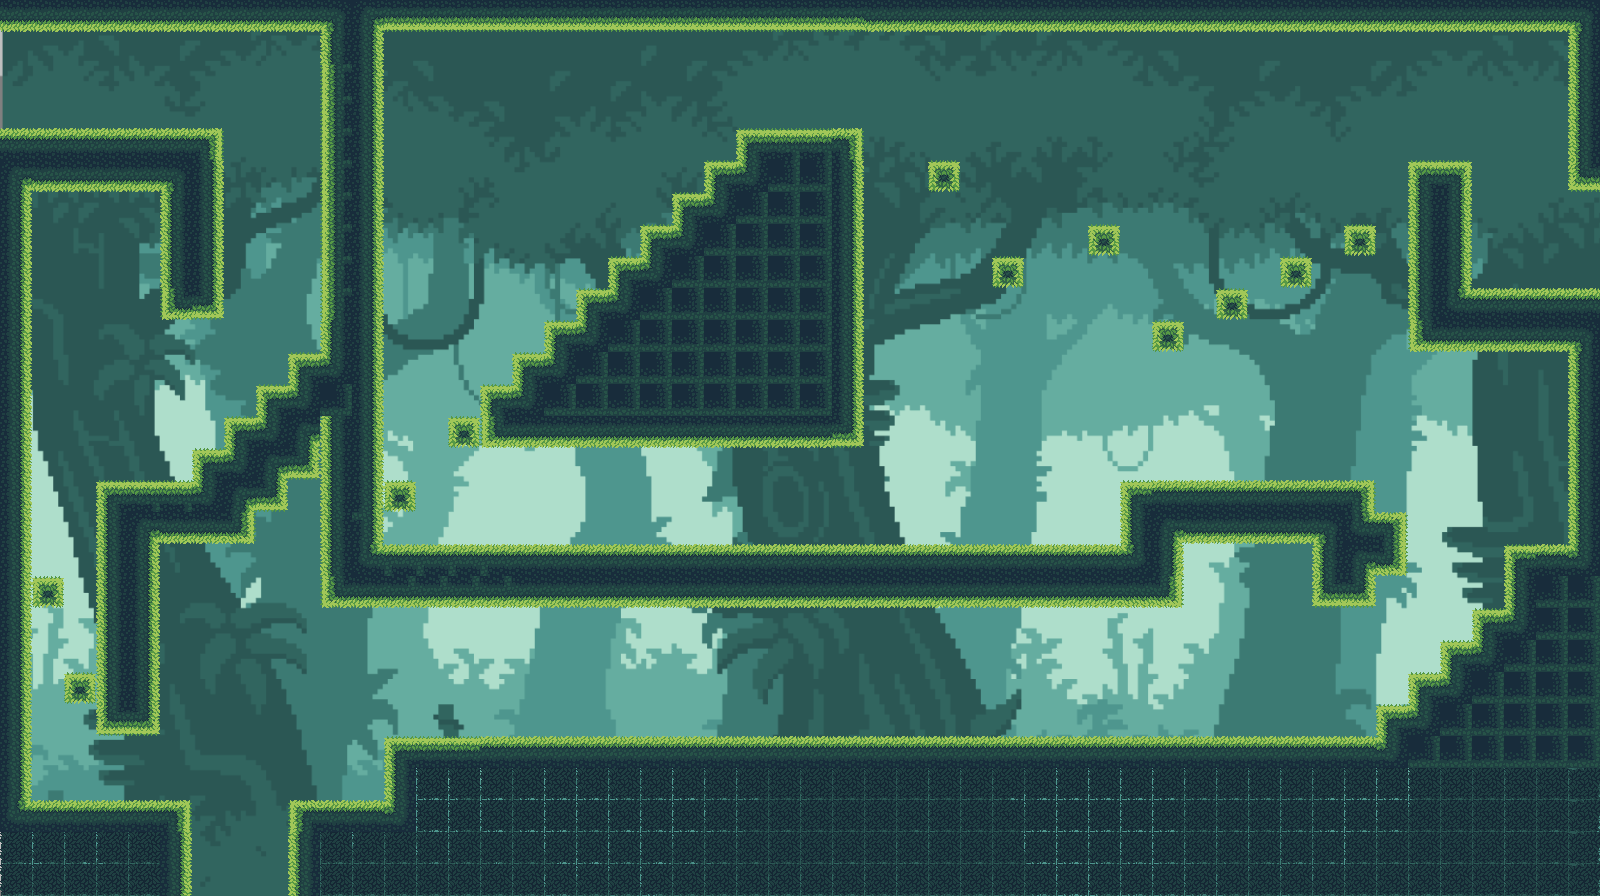

Rendered tile map (Tiled .tmx) drawn with the repository's tilesets; below, a short description and the map source with its tile grids summarised:
An orthogonal 50x28 tile map with 32x32 px tiles, 2 tile layers (fond, obstacles), 2 tilesets.

<map version="1.5" tiledversion="1.7.2" orientation="orthogonal" renderorder="right-down" width="50" height="28" tilewidth="32" tileheight="32" infinite="0" nextlayerid="3" nextobjectid="1">
 <tileset firstgid="1" name="jungle tileset" tilewidth="32" tileheight="32" tilecount="264" columns="24">
  <image source="jungle tileset.png" width="768" height="368" />
 </tileset>
 <tileset firstgid="265" name="fond" tilewidth="32" tileheight="32" tilecount="2040" columns="60">
  <image source="fond.png" width="1949" height="1092" />
 </tileset>
 <layer id="1" name="fond" width="50" height="28">
  <data>[1400 cells, 1400 non-empty, 1400 distinct tile ids]</data>
 </layer>
 <layer id="2" name="obstacles" width="50" height="28">
  <data>[1400 cells, 603 non-empty, 10 distinct tile ids]</data>
 </layer>
</map>
